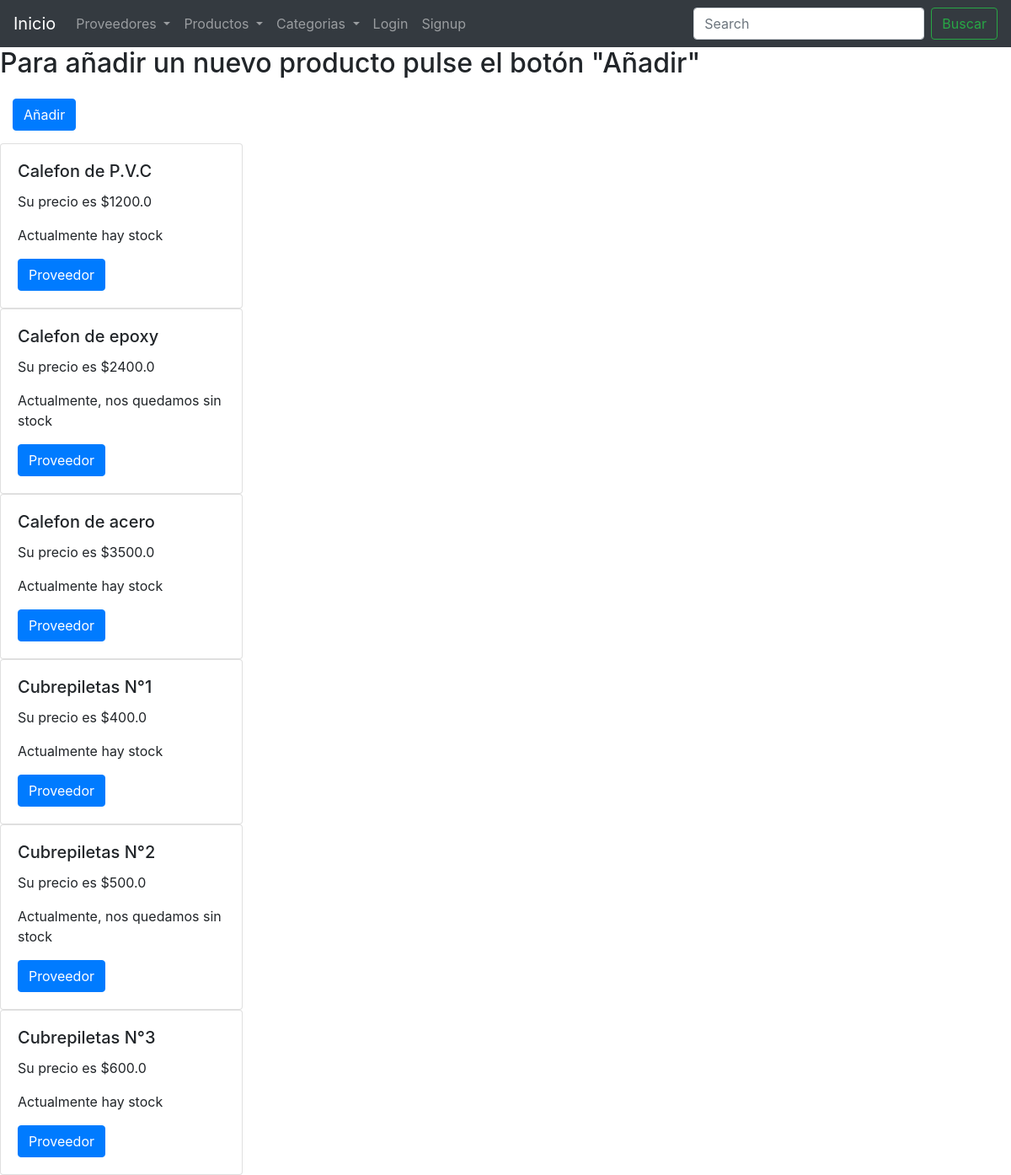
/productos/listar/, run on the app's committed database.
### Products/models.py (models this page shows, shortened)
class products(models.Model):
    name = models.CharField(max_length=100)
    price = models.FloatField()
    stock = models.BooleanField(default=True)

### Products/views.py (the view)
# urls.py: path('listar/', list_products, name = "Listar productos"),
def list_products(request):
    if 'search' in request.GET:
        search = request.GET['search']
        Products_list = products.objects.filter(name__icontains = search)
    else:
        Products_list = products.objects.all()
    context = {
            'products': Products_list,
        }
    return render(request, "list_products.html", context=context)

### Templates/list_products.html (shortened to what this page needs)
{% extends 'base.html' %}
{% block navbar %}
<form class="form-inline my-2 my-lg-0" action="/productos/listar/" method="GET">
    <input class="form-control mr-sm-2" type="search" placeholder="Search" aria-label="Search" name="search">
    <button class="btn btn-outline-success my-2 my-sm-0" type="submit">Buscar</button>
</form>
{% endblock %}
{% block content %}
    <h2>Para añadir un nuevo producto pulse el botón "Añadir"</h2> <a href="/productos/crear/" class="btn btn-primary"
    style="margin: 15px;">Añadir</a>
    {% for product in products %}
        <div class="card" style="width: 18rem;">
            <div class="card-body">
            <h5 class="card-title">{{product.name}}</h5>
            <p class="card-text">Su precio es ${{product.price}}</p>
            {% if product.stock == True %}
                <p>Actualmente hay stock</p>
            {% else %}
                <p>Actualmente, nos quedamos sin stock</p>
            {% endif %}
            <a href="/productos/ver-proveedores/" class="btn btn-primary">Proveedor</a>
            </div>
        </div>
    {% endfor %}
{% endblock %}

### data on the page
products: name "Calefon de P.V.C", price "1200.0", stock "Actualmente hay stock"
products: name "Calefon de epoxy", price "2400.0", stock "Actualmente, nos quedamos sin stock"
products: name "Calefon de acero", price "3500.0", stock "Actualmente hay stock"
products: name "Cubrepiletas N°1", price "400.0", stock "Actualmente hay stock"
products: name "Cubrepiletas N°2", price "500.0", stock "Actualmente, nos quedamos sin stock"
products: name "Cubrepiletas N°3", price "600.0", stock "Actualmente hay stock"
